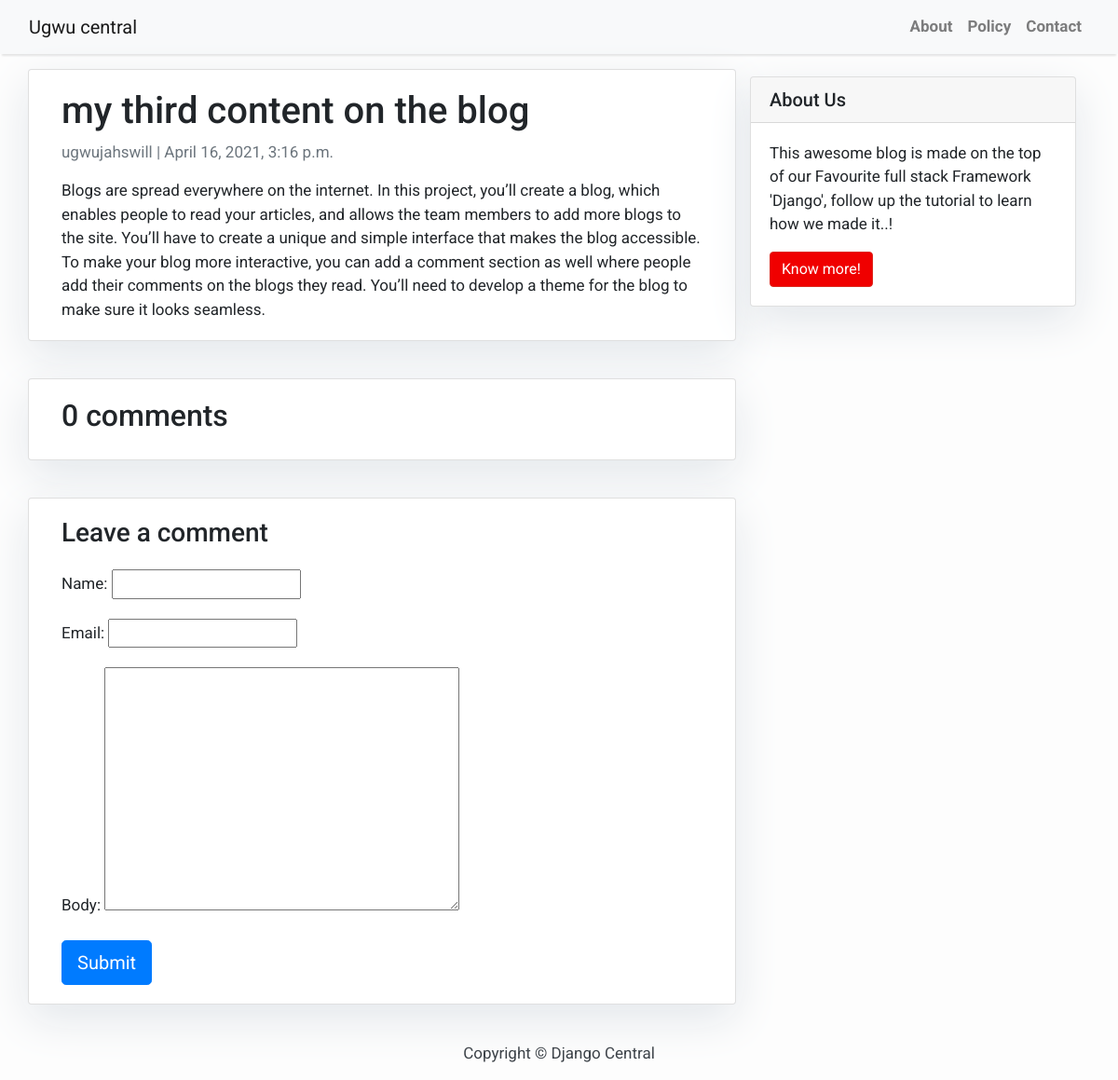
/my-third-content-blog/, run on the app's committed database.
### blog/models.py (models this page shows, shortened)
class Post(models.Model):
    objects = None
    title = models.CharField(max_length=200, unique=True)
    slug = models.SlugField(max_length=200, unique=True)
    author = models.ForeignKey(User, on_delete=models.CASCADE, related_name='blog_posts')
    updated_on = models.DateTimeField(auto_now=True)
    content = models.TextField()
    created_on = models.DateTimeField(auto_now_add=True)
    status = models.IntegerField(choices=STATUS, default=0)
    class Meta:
        ordering = ['-created_on']

### blog/views.py (the view)
# urls.py: path('<slug:slug>/', views.post_detail, name='post_detail'),
def post_detail(request, slug):
    template_name = 'post_detail.html'
    post = get_object_or_404(Post, slug=slug)
    comments = post.comments.filter(active=True)
    new_comment = None
    if request.method == 'POST':
        comment_form = CommentForm(data=request.POST)
        if comment_form.is_valid():
            new_comment = comment_form.save(commit=False)
            new_comment.post = post
            new_comment.save()
    else:
        comment_form = CommentForm()
    return render(request, template_name, {'post': post,
                                           'comments': comments,
                                           'new_comment': new_comment,
                                           'comment_form': comment_form})

### blog/forms.py
class CommentForm(forms.ModelForm):
    class Meta:
        model = Comment
        fields = ('name', 'email', 'body')

### blog/templates/post_detail.html (shortened to what this page needs)
{% extends 'base.html' %} {% block content %}
<div class="container">
    <div class="row">
        <div class="col-md-8 card mb-4  mt-3 left  top">
            <div class="card-body">
                <h1>{% block title %} {{ post.title }} {% endblock title %}</h1>
                <p class=" text-muted">{{ post.author }} | {{ post.created_on }}</p>
                <p class="card-text ">{{ post.content | safe }}</p>
            </div>
        </div>
        {% block sidebar %} {% include 'sidebar.html' %} {% endblock sidebar %}
        <div class="col-md-8 card mb-4  mt-3 ">
            <div class="card-body">
                <h2>{{ comments.count }} comments</h2>
            </div>
        </div>
        <div class="col-md-8 card mb-4  mt-3 ">
            <div class="card-body">
                {% if new_comment %}
                <div class="alert alert-success" role="alert">
                    Your comment is awaiting moderation
                </div>
                {% else %}
                <h3>Leave a comment</h3>
                <form method="post" style="margin-top: 1.3em;">
                    {{ comment_form.as_p }}
                    <button type="submit" class="btn btn-primary  btn-lg">Submit</button>
                </form>
                {% endif %}
            </div>
        </div>
    </div>
</div>
{% endblock content %}

### blog/templates/base.html (style rules this page uses)
body { font-family: "Roboto", sans-serif; font-size: 17px; background-color: #fdfdfd; }

### blog/templates/sidebar.html (style rules this page uses)
.card { box-shadow: 0 16px 48px #E3E7EB; }

### data on the page
Post: title "my third content on the blog", author "ugwujahswill", created_on "April 16, 2021, 3:16 p.m.", content "Blogs are spread everywhere on the internet. In this project, you’ll create a blog, which enables people to read your articles, and allows the team members to add more blogs to the site. You’ll have to create a unique and simple interface that makes the blog accessible. To make your blog more interactive, you can add a comment section as well where people add their comments on the blogs they read. You’ll need to develop a theme for the blog to make sure it looks seamless."

### other printed values
{{ comments.count }} "0"
